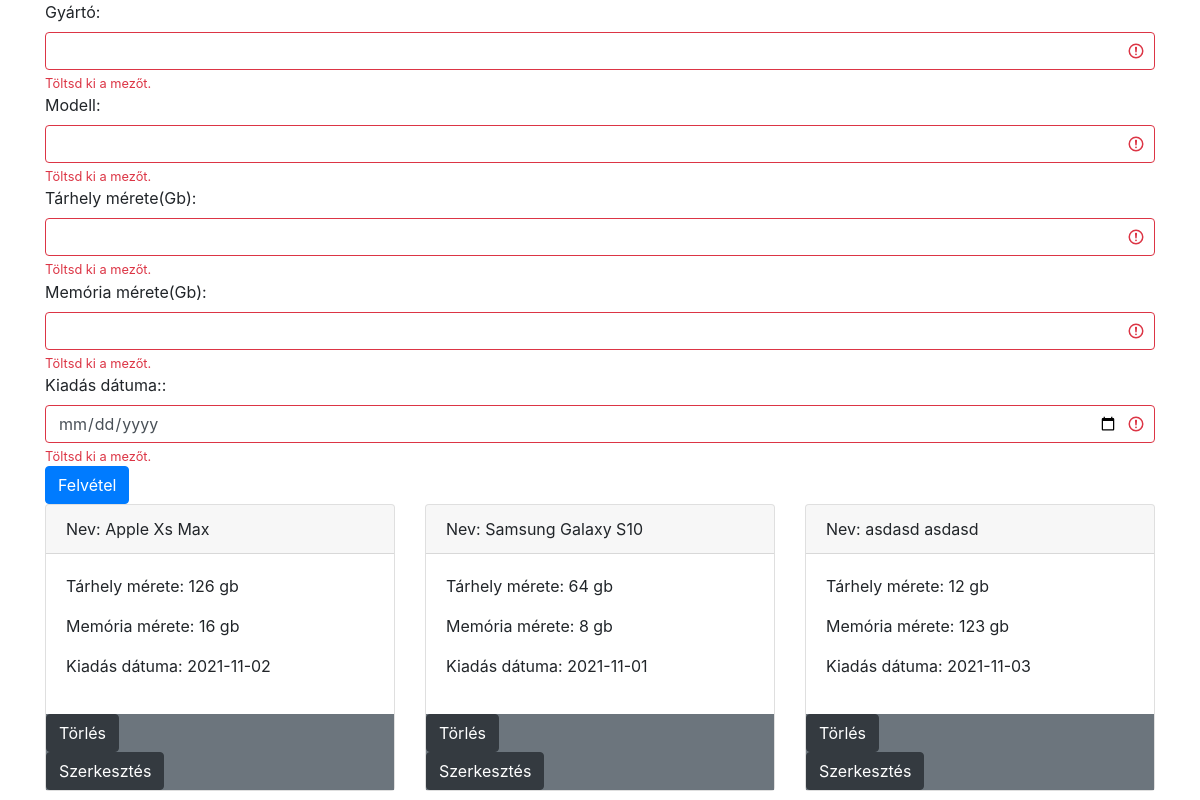
The page / on the database its author committed.
### tables this page shows
CREATE TABLE `telefon` (
  `id` int(11) NOT NULL,
  `gyarto` varchar(50) NOT NULL,
  `modell` varchar(50) NOT NULL,
  `tarhely` int(20) NOT NULL,
  `memoria` int(20) NOT NULL,
  `kiadas` date NOT NULL
);

### telefonok.php (called while the page is built, shortened)
<?php
class Telefon{
    private $id;
    private $gyarto;
    private $modell;
    private $tarhely;
    private $memoria;
    private $kiadas;
    public function __construct(string $gyarto, string $modell, int $tarhely, int $memoria, DateTime $kiadas) {
        $this->gyarto = $gyarto;
        $this->modell = $modell;
        $this->tarhely = $tarhely;
        $this->memoria = $memoria;
        $this->kiadas = $kiadas;
    }
    public function getgyarto():string
    {
        return $this->gyarto;
    }
    public function getmodell():string
    {
        return $this->modell;
    }
    public function gettarhely():int
    {
        return $this->tarhely;
    }
    public function getmemoria():int
    {
        return $this->memoria;
    }
    public function getkiadas():DateTime
    {
        return $this->kiadas;
    }
    public function getId(): ?int
    {
        return $this->id;
    }
    public static function osszes():array
    {
        global $db;
        $t = $db->query("SELECT * FROM telefon")
            ->fetchAll();
        $eredmeny = [];
        foreach ($t as $elem) {
            $bejegyzes = new Telefon($elem['gyarto'], $elem['modell'], $elem['tarhely'], $elem['memoria'], new DateTime($elem['kiadas']));
            $bejegyzes->id = $elem['id'];
            $eredmeny[] = $bejegyzes;
        }
        return $eredmeny;
    }
}

### index.php (the view, shortened to what this page needs)
<?php
require_once 'db.php';
require_once 'telefonok.php';
$telefonok = Telefon::osszes();
?><!DOCTYPE html>
<html>
    <head lang="hu">
        <link rel="stylesheet" href="https://maxcdn.bootstrapcdn.com/bootstrap/4.5.2/css/bootstrap.min.css">
    </head>
    <body>
<div class="container">
    <form method="POST"  name="form" class="was-validated" onsubmit=validateForm()>
      <label for="nev">Gyártó:</label>
      <input type="text" class="form-control" id="gyarto" name="gyarto"  required>
      <div class="invalid-feedback">Töltsd ki a mezőt.</div>
      <label for="modell">Modell:</label>
      <input type="text" class="form-control" id="modell" name="modell"   required>
      <div class="invalid-feedback">Töltsd ki a mezőt.</div>
      <label for="tarhely">Tárhely mérete(Gb):</label>
      <input type="number" class="form-control" id="tarhely" name="tarhely" required>
      <div class="invalid-feedback">Töltsd ki a mezőt.</div>
      <label for="memoria">Memória mérete(Gb):</label>
      <input type="number" class="form-control" id="memoria" name="memoria"   required>
      <div class="invalid-feedback">Töltsd ki a mezőt.</div>
      <label for="datum">Kiadás dátuma::</label>
      <input type="date" class="form-control" id="datum" name="datum"  required>
      <div class="invalid-feedback">Töltsd ki a mezőt.</div>
      <button type="submit" class="btn btn-primary" name="felvesz">Felvétel</button>
  </form>
</div>
<?php
    echo "<div class='container'>";
    echo "<div class='row'>";
        foreach ($telefonok as $telefon) {
            echo "<div class='col-4'>";
            echo "<div class='card'>";
            echo "<div class='card-header'>Nev: ".$telefon->getgyarto()." ".$telefon->getmodell()."</div>";
            echo "<div class='card-body'>";
            echo "<p>Tárhely mérete: ".$telefon->gettarhely()." gb</p>";
            echo "<p>Memória mérete: ".$telefon->getmemoria()." gb</p>";
            echo "<p>Kiadás dátuma: ".$telefon->getkiadas()->format("Y-m-d")."</p>";
            echo "</div>";
            echo "<div class='footer bg-secondary'>";
            echo "<form method='POST'>";
            echo "<button type='submit' class='btn btn-dark'> Törlés</button>";
            echo "</form>";
            echo "<a class='btn btn-dark' href='telefonmodosit.php?id=". $telefon->getId() . "'>Szerkesztés</a>";
            echo "</div>";
            echo "</div>";
            echo "</div>";
        }
        echo "</div>";
        echo "</div>";
    ?>
    </body>
</html>

### rows shown on the page
telefon: gyarto "Apple", modell "Xs Max", tarhely "126", memoria "16", format "2021-11-02"
telefon: gyarto "Samsung", modell "Galaxy S10", tarhely "64", memoria "8", format "2021-11-01"
telefon: gyarto "asdasd", modell "asdasd", tarhely "12", memoria "123", format "2021-11-03"
